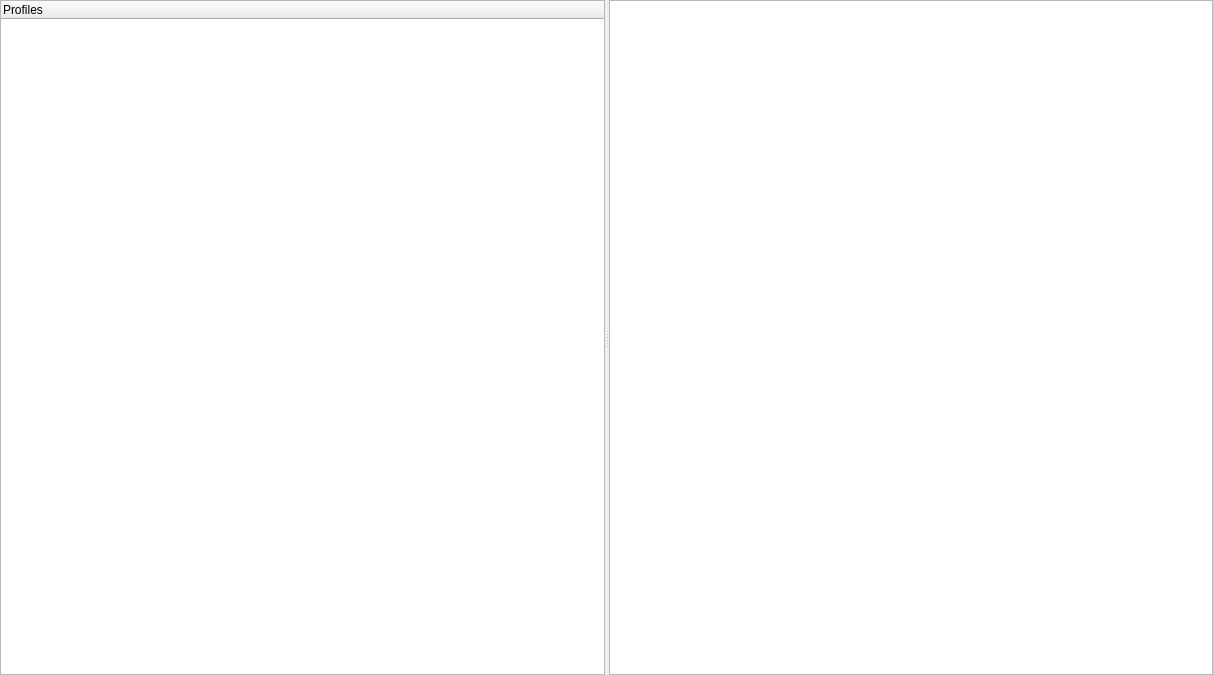
<?xml version="1.0" encoding="UTF-8"?>
<ui version="4.0">
 <class>ConfigurationEditorClass</class>
 <widget class="QWidget" name="ConfigurationEditorClass">
  <property name="geometry">
   <rect>
    <x>0</x>
    <y>0</y>
    <width>1213</width>
    <height>675</height>
   </rect>
  </property>
  <property name="windowTitle">
   <string>ConfigurationEditor</string>
  </property>
  <layout class="QGridLayout" name="gridLayout">
   <property name="leftMargin">
    <number>0</number>
   </property>
   <property name="topMargin">
    <number>0</number>
   </property>
   <property name="rightMargin">
    <number>0</number>
   </property>
   <property name="bottomMargin">
    <number>0</number>
   </property>
   <property name="spacing">
    <number>0</number>
   </property>
   <item row="0" column="0">
    <widget class="QSplitter" name="splitter">
     <property name="orientation">
      <enum>Qt::Orientation::Horizontal</enum>
     </property>
     <widget class="QTreeWidget" name="twProfiles">
      <property name="alternatingRowColors">
       <bool>true</bool>
      </property>
      <column>
       <property name="text">
        <string>Profiles</string>
       </property>
      </column>
     </widget>
     <widget class="QTableWidget" name="tbwConf">
      <property name="alternatingRowColors">
       <bool>true</bool>
      </property>
     </widget>
    </widget>
   </item>
  </layout>
 </widget>
 <layoutdefault spacing="6" margin="11"/>
 <resources/>
 <connections/>
</ui>
